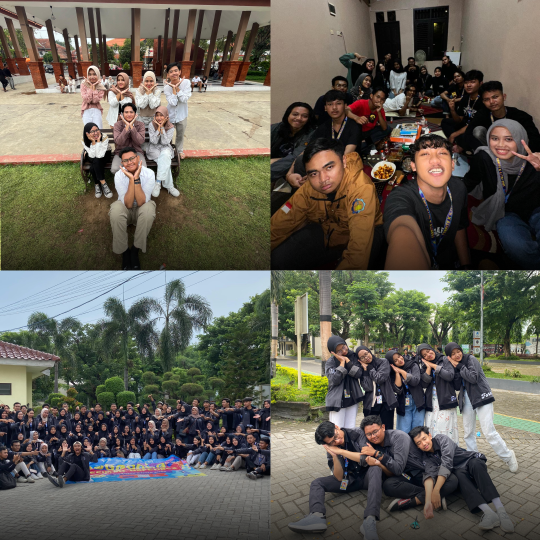
#> input picture storage/compare/run_568fcf9ee55d4b47acd6de24ca704de4/A/embedded_p1_img1.png, 1080 x 1080 px (shown at 1/2 size)
$ python -i fingerprint.py   (imports and definitions only)
#> lines starting #> are read from the running program, lines starting #| are printed output that depends on the picture
from pathlib import Path
from typing import Tuple
from PIL import Image, ImageOps, ImageFilter
import imagehash

def _normalize_gray(img: Image.Image) -> Image.Image:
    """
    Normalisasi untuk hashing supaya lebih stabil terhadap perubahan brightness/contrast.
    """
    g = ImageOps.grayscale(img)
    g = ImageOps.autocontrast(g, cutoff=2)
    # Samakan ukuran agar konsisten (mengurangi efek scaling/anti-alias)
    g = g.resize((512, 512))
    return g

def _edge_image(img: Image.Image) -> Image.Image:
    """
    Buat edge-map (struktur) biar tahan beda warna/brightness.
    """
    g = _normalize_gray(img)
    e = g.filter(ImageFilter.FIND_EDGES)
    e = ImageOps.autocontrast(e, cutoff=2)
    return e

def compute_hashes(image_path: Path) -> Tuple[str, str, str, int, int]:
    """
    return: (phash_hex, dhash_hex, ehash_hex, width, height)
    """
    img = Image.open(image_path).convert("RGB")
#> img is the input picture: PIL image 1080x1080 RGB; mean R, G, B 98.6, 94.9, 84.1
    w, h = img.size
#> w = 1080; h = 1080

    g = _normalize_gray(img)
#> in _normalize_gray, `g = ImageOps.grayscale(img)`:
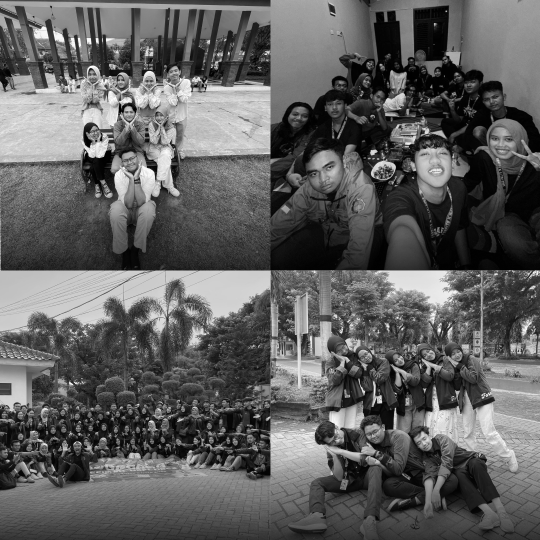
#> g: PIL image 1080x1080 L (shown at 1/2 size); min 0, max 254, mean 94.7
#> in _normalize_gray, `g = ImageOps.autocontrast(g, cutoff=2)`:
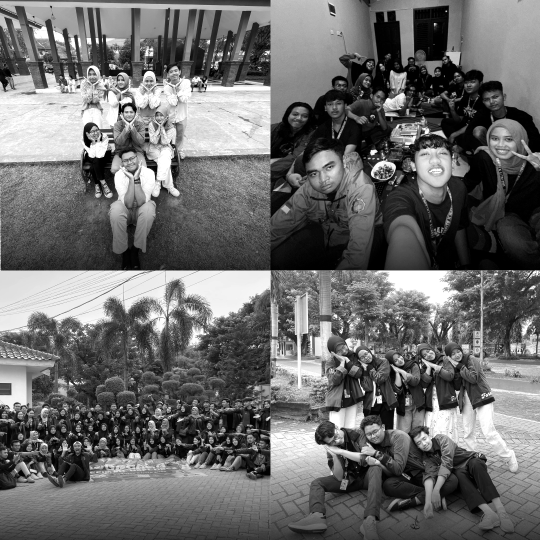
#> g: PIL image 1080x1080 L (shown at 1/2 size); min 0, max 255, mean 107.6
#> in _normalize_gray, `g = g.resize((512, 512))`:
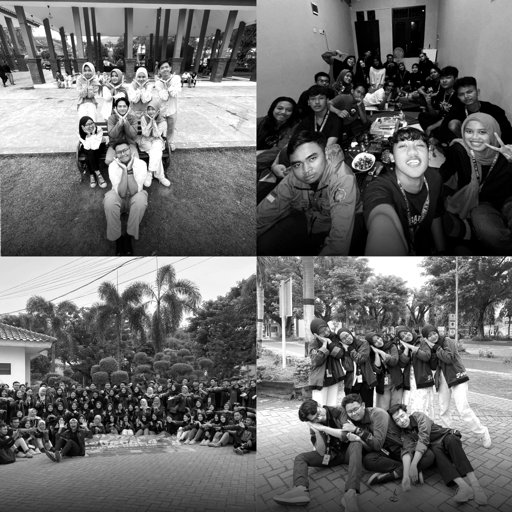
#> g: PIL image 512x512 L; min 0, max 255, mean 107.6
    e = _edge_image(img)
#> in _edge_image, `e = g.filter(ImageFilter.FIND_EDGES)`:
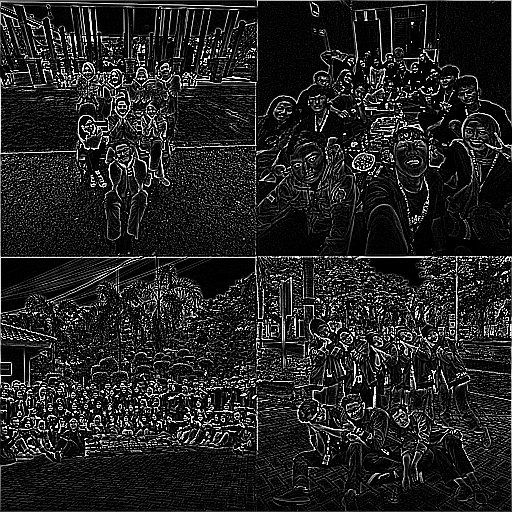
#> e: PIL image 512x512 L; min 0, max 255, mean 34.4

#> (the run stopped early here; a loop or call above may not have finished)

$ run again, on storage/compare/run_568fcf9ee55d4b47acd6de24ca704de4/A/embedded_p1_img2.png
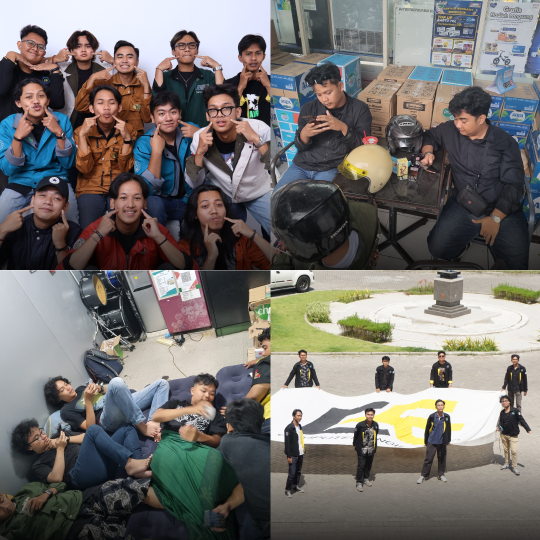
#> input picture storage/compare/run_568fcf9ee55d4b47acd6de24ca704de4/A/embedded_p1_img2.png, 1080 x 1080 px (shown at 1/2 size)
#> in compute_hashes, img is the input picture: PIL image 1080x1080 RGB; mean R, G, B 115.5, 112.6, 109.8
#> in _normalize_gray, `g = g.resize((512, 512))`:
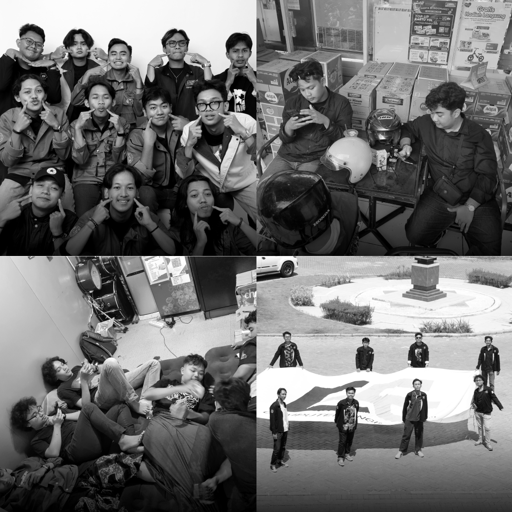
#> g: PIL image 512x512 L; min 0, max 255, mean 110.5
#> in _edge_image, `e = g.filter(ImageFilter.FIND_EDGES)`:
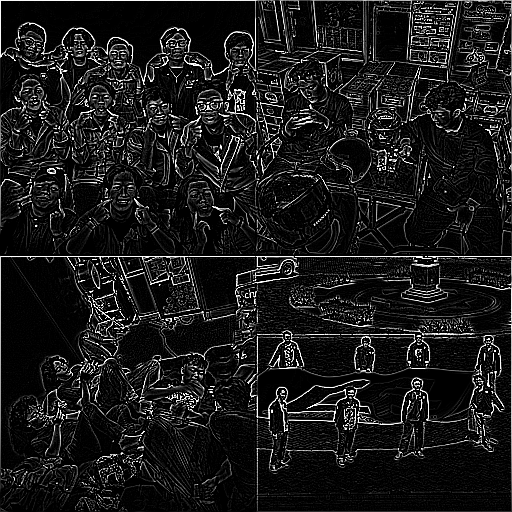
#> e: PIL image 512x512 L; min 0, max 255, mean 26.1
